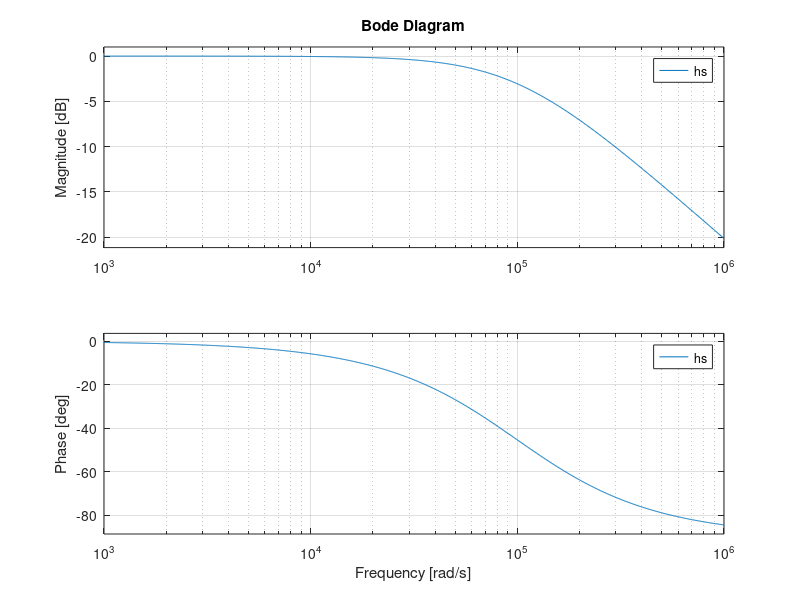
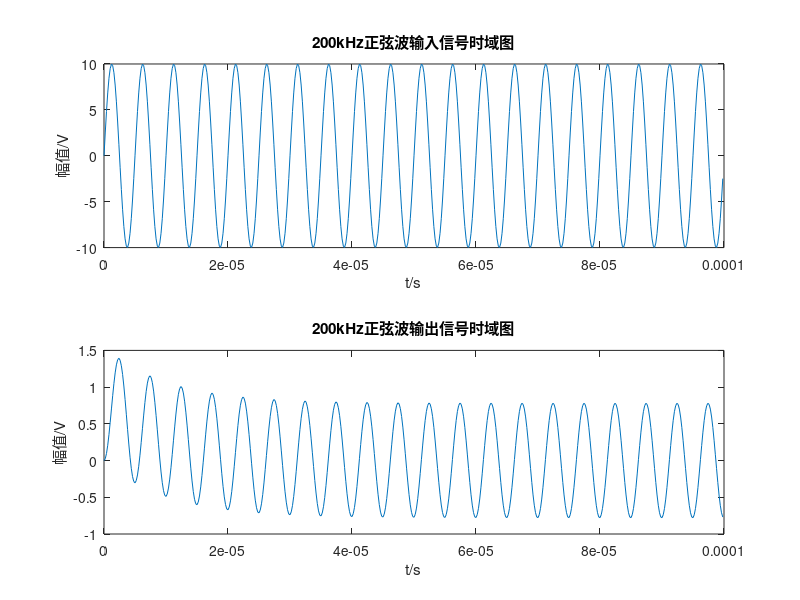
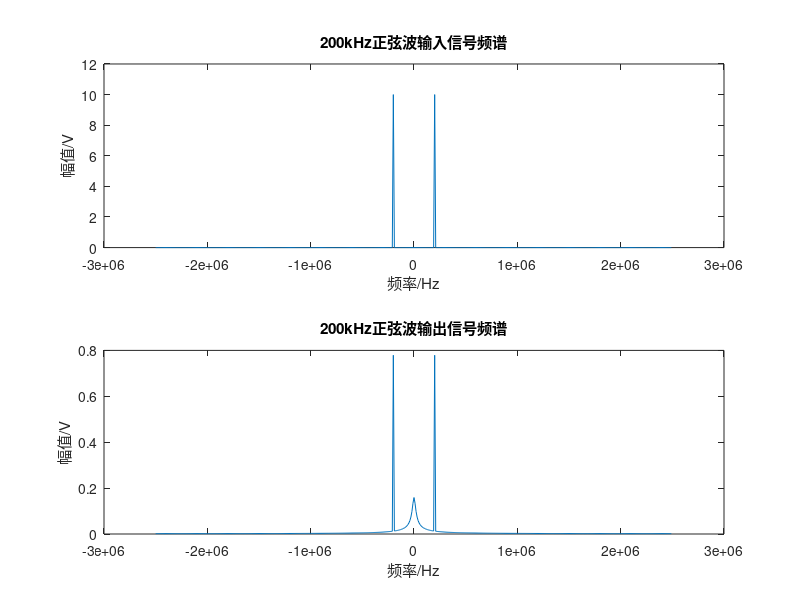
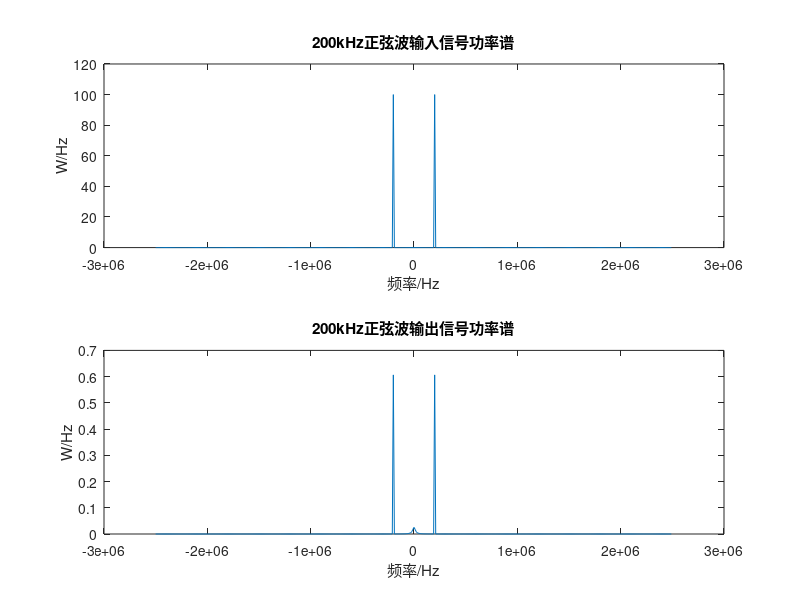

MATLAB code for these plots, in order:
 clc
clear
close all
%输入信号
R=5100;%滤波器R值
C=1983e-12;%滤波器C值
f0=1/(2*pi*R*C);%滤波器截止频率计算
ct=R*C;%时间常数  
hs=tf(1,[ct 1]);%低通滤波器设计
figure(1)
bode(hs);%滤波器频幅特性
fc=15700;%理论截止频率
%经计算，截止频率f0为15700Hz          
%通带截止时下降3dB，对应频率15700，阻带开始时下降20dB，对应频率156400
fs=5000000; % fs 采样率
A=10;       % A 幅度值
N=500;   % N 采样个数
F0=200000;        
F1=10000; %重复频率等于10KHz的半占空比的方波的频率      所有F小于fs/2（奈奎斯特）
dt=1/fs;    %时间间隔
t=0:dt:(N-1)*dt;    %时间向量
freqPixel=fs/N;     %频率分辨率，即点与点之间频率单位
y0=A*sin(2*pi*F0*t);	%单音正弦波
y1=A*square(2*pi*F1*t,50);%方波
%单音正弦波信号
figure(2)
subplot(211)
plot(t,y0);                       
title('200kHz正弦波输入信号时域图');                    
xlabel('t/s');
ylabel('幅值/V');%输入时域图

figure(3)
subplot(211)
freq0=fft(y0,N)*2/N;%做离散傅里叶变换                     
freq_d0=abs(fftshift(freq0));
w=(-N/2:1:N/2-1)*fs/N; %双边  
plot(w,freq_d0);
title('200kHz正弦波输入信号频谱');                         
xlabel('频率/Hz');
ylabel('幅值/V');%输入频谱图

figure(4)
subplot(211)
ypsd=freq_d0.*conj(freq_d0);
plot(w,ypsd);
title('200kHz正弦波输入信号功率谱');
xlabel('频率/Hz');
ylabel('W/Hz');%输入功率谱

figure(5)
subplot(211)
[Rx,maxlags]=xcorr(y0,'unbiased');              
plot(maxlags/fs*1000,Rx/max(Rx));
title('200kHz正弦波输入信号自相关');
xlabel('t/ms');
ylabel('R(t)');%输入自相关


[yy0,tr]=lsim(hs,y0,t);%信号通过滤波器                
figure(2)
subplot(212)
plot(tr,yy0);
title('200kHz正弦波输出信号时域图');                           
xlabel('t/s');
ylabel('幅值/V');%输出信号时域


figure(3)
subplot(212)
freq=fft(yy0,N)*2/N;%做离散傅里叶
freq_d=abs(fftshift(freq));
w=(-N/2:1:N/2-1)*fs/N; %双边  
plot(w,freq_d);
title('200kHz正弦波输出信号频谱');                             
xlabel('频率/Hz');
ylabel('幅值/V');%输出频谱图

figure(4)
subplot(212)
ypsd=freq_d.*conj(freq_d);
plot(w,ypsd);
title('200kHz正弦波输出信号功率谱');
xlabel('频率/Hz');
ylabel('W/Hz');%输出功率谱

figure(5)
subplot(212)
[Rx1,maxlags1]=xcorr(yy0,'unbiased'); 
plot(maxlags1/fs*1000,Rx1/max(Rx1));
title('200kHz正弦波输出信号自相关');
xlabel('t/ms');
ylabel('R(t)');%输出自相关